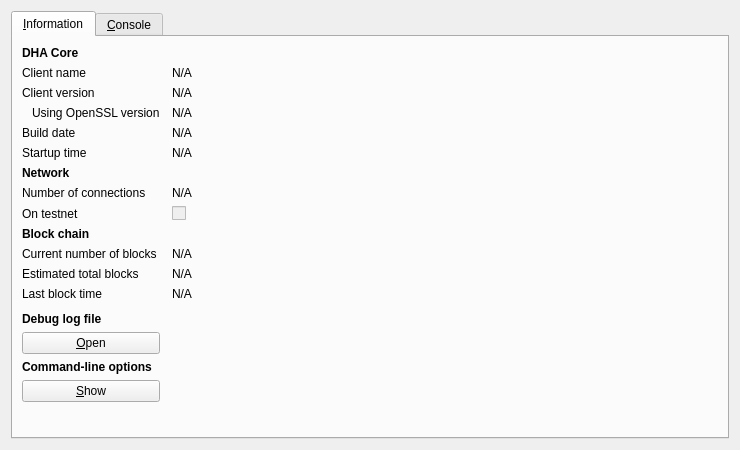
<?xml version="1.0" encoding="UTF-8"?>
<ui version="4.0">
 <class>RPCConsole</class>
 <widget class="QDialog" name="RPCConsole">
  <property name="geometry">
   <rect>
    <x>0</x>
    <y>0</y>
    <width>740</width>
    <height>450</height>
   </rect>
  </property>
  <property name="windowTitle">
   <string>DHA - Debug window</string>
  </property>
  <layout class="QVBoxLayout" name="verticalLayout_2">
   <item>
    <widget class="QTabWidget" name="tabWidget">
     <property name="currentIndex">
      <number>0</number>
     </property>
     <widget class="QWidget" name="tab_info">
      <attribute name="title">
       <string>&amp;Information</string>
      </attribute>
      <layout class="QGridLayout" name="gridLayout" columnstretch="0,1">
       <property name="horizontalSpacing">
        <number>12</number>
       </property>
       <item row="0" column="0">
        <widget class="QLabel" name="label_9">
         <property name="font">
          <font>
           <weight>75</weight>
           <bold>true</bold>
          </font>
         </property>
         <property name="text">
          <string>DHA Core</string>
         </property>
        </widget>
       </item>
       <item row="1" column="0">
        <widget class="QLabel" name="label_5">
         <property name="text">
          <string>Client name</string>
         </property>
        </widget>
       </item>
       <item row="1" column="1">
        <widget class="QLabel" name="clientName">
         <property name="cursor">
          <cursorShape>IBeamCursor</cursorShape>
         </property>
         <property name="text">
          <string>N/A</string>
         </property>
         <property name="textFormat">
          <enum>Qt::PlainText</enum>
         </property>
         <property name="textInteractionFlags">
          <set>Qt::LinksAccessibleByMouse|Qt::TextSelectableByKeyboard|Qt::TextSelectableByMouse</set>
         </property>
        </widget>
       </item>
       <item row="2" column="0">
        <widget class="QLabel" name="label_6">
         <property name="text">
          <string>Client version</string>
         </property>
        </widget>
       </item>
       <item row="2" column="1">
        <widget class="QLabel" name="clientVersion">
         <property name="cursor">
          <cursorShape>IBeamCursor</cursorShape>
         </property>
         <property name="text">
          <string>N/A</string>
         </property>
         <property name="textFormat">
          <enum>Qt::PlainText</enum>
         </property>
         <property name="textInteractionFlags">
          <set>Qt::LinksAccessibleByMouse|Qt::TextSelectableByKeyboard|Qt::TextSelectableByMouse</set>
         </property>
        </widget>
       </item>
       <item row="3" column="0">
        <widget class="QLabel" name="label_14">
         <property name="text">
          <string>Using OpenSSL version</string>
         </property>
         <property name="indent">
          <number>10</number>
         </property>
        </widget>
       </item>
       <item row="3" column="1">
        <widget class="QLabel" name="openSSLVersion">
         <property name="cursor">
          <cursorShape>IBeamCursor</cursorShape>
         </property>
         <property name="text">
          <string>N/A</string>
         </property>
         <property name="textFormat">
          <enum>Qt::PlainText</enum>
         </property>
         <property name="textInteractionFlags">
          <set>Qt::LinksAccessibleByMouse|Qt::TextSelectableByKeyboard|Qt::TextSelectableByMouse</set>
         </property>
        </widget>
       </item>
       <item row="4" column="0">
        <widget class="QLabel" name="label_12">
         <property name="text">
          <string>Build date</string>
         </property>
        </widget>
       </item>
       <item row="4" column="1">
        <widget class="QLabel" name="buildDate">
         <property name="cursor">
          <cursorShape>IBeamCursor</cursorShape>
         </property>
         <property name="text">
          <string>N/A</string>
         </property>
         <property name="textFormat">
          <enum>Qt::PlainText</enum>
         </property>
         <property name="textInteractionFlags">
          <set>Qt::LinksAccessibleByMouse|Qt::TextSelectableByKeyboard|Qt::TextSelectableByMouse</set>
         </property>
        </widget>
       </item>
       <item row="5" column="0">
        <widget class="QLabel" name="label_13">
         <property name="text">
          <string>Startup time</string>
         </property>
        </widget>
       </item>
       <item row="5" column="1">
        <widget class="QLabel" name="startupTime">
         <property name="cursor">
          <cursorShape>IBeamCursor</cursorShape>
         </property>
         <property name="text">
          <string>N/A</string>
         </property>
         <property name="textFormat">
          <enum>Qt::PlainText</enum>
         </property>
         <property name="textInteractionFlags">
          <set>Qt::LinksAccessibleByMouse|Qt::TextSelectableByKeyboard|Qt::TextSelectableByMouse</set>
         </property>
        </widget>
       </item>
       <item row="6" column="0">
        <widget class="QLabel" name="label_11">
         <property name="font">
          <font>
           <weight>75</weight>
           <bold>true</bold>
          </font>
         </property>
         <property name="text">
          <string>Network</string>
         </property>
        </widget>
       </item>
       <item row="7" column="0">
        <widget class="QLabel" name="label_7">
         <property name="text">
          <string>Number of connections</string>
         </property>
        </widget>
       </item>
       <item row="7" column="1">
        <widget class="QLabel" name="numberOfConnections">
         <property name="cursor">
          <cursorShape>IBeamCursor</cursorShape>
         </property>
         <property name="text">
          <string>N/A</string>
         </property>
         <property name="textFormat">
          <enum>Qt::PlainText</enum>
         </property>
         <property name="textInteractionFlags">
          <set>Qt::LinksAccessibleByMouse|Qt::TextSelectableByKeyboard|Qt::TextSelectableByMouse</set>
         </property>
        </widget>
       </item>
       <item row="8" column="0">
        <widget class="QLabel" name="label_8">
         <property name="text">
          <string>On testnet</string>
         </property>
        </widget>
       </item>
       <item row="8" column="1">
        <widget class="QCheckBox" name="isTestNet">
         <property name="enabled">
          <bool>false</bool>
         </property>
         <property name="text">
          <string/>
         </property>
        </widget>
       </item>
       <item row="9" column="0">
        <widget class="QLabel" name="label_10">
         <property name="font">
          <font>
           <weight>75</weight>
           <bold>true</bold>
          </font>
         </property>
         <property name="text">
          <string>Block chain</string>
         </property>
        </widget>
       </item>
       <item row="10" column="0">
        <widget class="QLabel" name="label_3">
         <property name="text">
          <string>Current number of blocks</string>
         </property>
        </widget>
       </item>
       <item row="10" column="1">
        <widget class="QLabel" name="numberOfBlocks">
         <property name="cursor">
          <cursorShape>IBeamCursor</cursorShape>
         </property>
         <property name="text">
          <string>N/A</string>
         </property>
         <property name="textFormat">
          <enum>Qt::PlainText</enum>
         </property>
         <property name="textInteractionFlags">
          <set>Qt::LinksAccessibleByMouse|Qt::TextSelectableByKeyboard|Qt::TextSelectableByMouse</set>
         </property>
        </widget>
       </item>
       <item row="11" column="0">
        <widget class="QLabel" name="label_4">
         <property name="text">
          <string>Estimated total blocks</string>
         </property>
        </widget>
       </item>
       <item row="11" column="1">
        <widget class="QLabel" name="totalBlocks">
         <property name="cursor">
          <cursorShape>IBeamCursor</cursorShape>
         </property>
         <property name="text">
          <string>N/A</string>
         </property>
         <property name="textFormat">
          <enum>Qt::PlainText</enum>
         </property>
         <property name="textInteractionFlags">
          <set>Qt::LinksAccessibleByMouse|Qt::TextSelectableByKeyboard|Qt::TextSelectableByMouse</set>
         </property>
        </widget>
       </item>
       <item row="12" column="0">
        <widget class="QLabel" name="label_2">
         <property name="text">
          <string>Last block time</string>
         </property>
        </widget>
       </item>
       <item row="12" column="1">
        <widget class="QLabel" name="lastBlockTime">
         <property name="cursor">
          <cursorShape>IBeamCursor</cursorShape>
         </property>
         <property name="text">
          <string>N/A</string>
         </property>
         <property name="textFormat">
          <enum>Qt::PlainText</enum>
         </property>
         <property name="textInteractionFlags">
          <set>Qt::LinksAccessibleByMouse|Qt::TextSelectableByKeyboard|Qt::TextSelectableByMouse</set>
         </property>
        </widget>
       </item>
       <item row="13" column="0">
        <spacer name="verticalSpacer_2">
         <property name="orientation">
          <enum>Qt::Vertical</enum>
         </property>
         <property name="sizeHint" stdset="0">
          <size>
           <width>20</width>
           <height>20</height>
          </size>
         </property>
        </spacer>
       </item>
       <item row="14" column="0">
        <widget class="QLabel" name="labelDebugLogfile">
         <property name="font">
          <font>
           <weight>75</weight>
           <bold>true</bold>
          </font>
         </property>
         <property name="text">
          <string>Debug log file</string>
         </property>
        </widget>
       </item>
       <item row="15" column="0">
        <widget class="QPushButton" name="openDebugLogfileButton">
         <property name="toolTip">
          <string>Open the DHA debug log file from the current data directory. This can take a few seconds for large log files.</string>
         </property>
         <property name="text">
          <string>&amp;Open</string>
         </property>
         <property name="autoDefault">
          <bool>false</bool>
         </property>
        </widget>
       </item>
       <item row="16" column="0">
        <widget class="QLabel" name="labelCLOptions">
         <property name="font">
          <font>
           <weight>75</weight>
           <bold>true</bold>
          </font>
         </property>
         <property name="text">
          <string>Command-line options</string>
         </property>
        </widget>
       </item>
       <item row="17" column="0">
        <widget class="QPushButton" name="showCLOptionsButton">
         <property name="toolTip">
          <string>Show the DHA-Qt help message to get a list with possible DHA command-line options.</string>
         </property>
         <property name="text">
          <string>&amp;Show</string>
         </property>
         <property name="autoDefault">
          <bool>false</bool>
         </property>
        </widget>
       </item>
       <item row="18" column="0">
        <spacer name="verticalSpacer">
         <property name="orientation">
          <enum>Qt::Vertical</enum>
         </property>
         <property name="sizeHint" stdset="0">
          <size>
           <width>20</width>
           <height>40</height>
          </size>
         </property>
        </spacer>
       </item>
      </layout>
     </widget>
     <widget class="QWidget" name="tab_console">
      <attribute name="title">
       <string>&amp;Console</string>
      </attribute>
      <layout class="QVBoxLayout" name="verticalLayout_3">
       <property name="spacing">
        <number>3</number>
       </property>
       <item>
        <widget class="QTextEdit" name="messagesWidget">
         <property name="minimumSize">
          <size>
           <width>0</width>
           <height>100</height>
          </size>
         </property>
         <property name="readOnly">
          <bool>true</bool>
         </property>
         <property name="tabKeyNavigation" stdset="0">
          <bool>false</bool>
         </property>
         <property name="columnCount" stdset="0">
          <number>2</number>
         </property>
        </widget>
       </item>
       <item>
        <layout class="QHBoxLayout" name="horizontalLayout">
         <property name="spacing">
          <number>3</number>
         </property>
         <item>
          <widget class="QLabel" name="label">
           <property name="text">
            <string notr="true">&gt;</string>
           </property>
          </widget>
         </item>
         <item>
          <widget class="QLineEdit" name="lineEdit"/>
         </item>
         <item>
          <widget class="QPushButton" name="clearButton">
           <property name="maximumSize">
            <size>
             <width>24</width>
             <height>24</height>
            </size>
           </property>
           <property name="toolTip">
            <string>Clear console</string>
           </property>
           <property name="text">
            <string/>
           </property>
           <property name="icon">
            <iconset resource="../bitcoin.qrc">
             <normaloff>:/icons/remove</normaloff>:/icons/remove</iconset>
           </property>
           <property name="shortcut">
            <string notr="true">Ctrl+L</string>
           </property>
           <property name="autoDefault">
            <bool>false</bool>
           </property>
          </widget>
         </item>
        </layout>
       </item>
      </layout>
     </widget>
    </widget>
   </item>
  </layout>
 </widget>
 <resources>
  <include location="../bitcoin.qrc"/>
 </resources>
 <connections/>
</ui>
